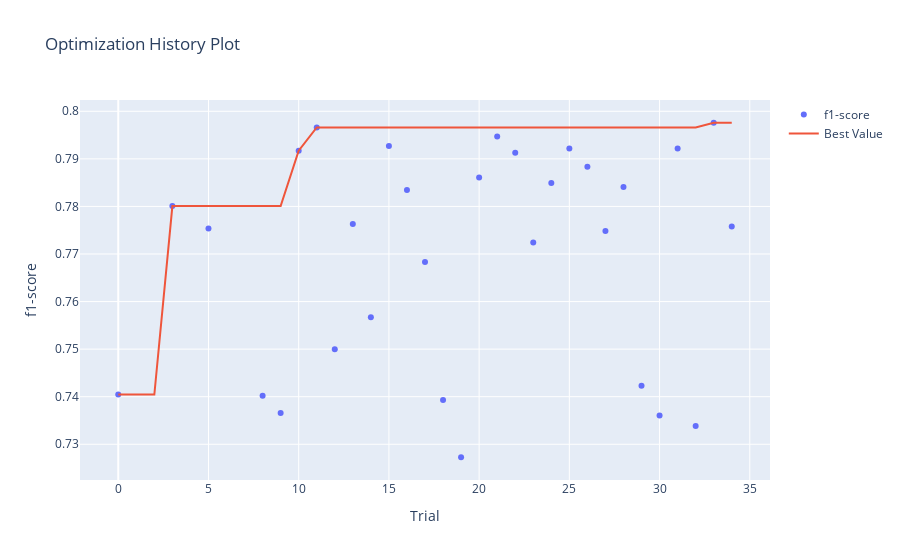

The code cell stored with this chart in its notebook:
### Code cell
optuna.visualization.plot_optimization_history(study, target_name='f1-score')

### Figure 1 — Plotly figure (JSON) as saved in the notebook; plotly's stock layout.template omitted (floating-point values rounded to 4 significant figures)
{"data": [{"mode": "markers", "name": "f1-score", "type": "scatter", "x": [0, 1, 2, 3, 4, 5, 6, 7, 8, 9, 10, 11, 12, 13, 14, 15, 16, 17, 18, 19, 20, 21, 22, 23, 24, 25, 26, 27, 28, 29, 30, 31, 32, 33, 34], "y": [0.7405, null, null, 0.7801, null, 0.7754, null, null, 0.7402, 0.7366, 0.7917, 0.7966, 0.75, 0.7763, 0.7567, 0.7927, 0.7835, 0.7683, 0.7393, 0.7273, 0.7861, 0.7947, 0.7913, 0.7724, 0.7849, 0.7922, 0.7883, 0.7748, 0.7841, 0.7423, 0.7361, 0.7922, 0.7338, 0.7976, 0.7758]}, {"mode": "lines", "name": "Best Value", "type": "scatter", "x": [0, 1, 2, 3, 4, 5, 6, 7, 8, 9, 10, 11, 12, 13, 14, 15, 16, 17, 18, 19, 20, 21, 22, 23, 24, 25, 26, 27, 28, 29, 30, 31, 32, 33, 34], "y": [0.7405, 0.7405, 0.7405, 0.7801, 0.7801, 0.7801, 0.7801, 0.7801, 0.7801, 0.7801, 0.7917, 0.7966, 0.7966, 0.7966, 0.7966, 0.7966, 0.7966, 0.7966, 0.7966, 0.7966, 0.7966, 0.7966, 0.7966, 0.7966, 0.7966, 0.7966, 0.7966, 0.7966, 0.7966, 0.7966, 0.7966, 0.7966, 0.7966, 0.7976, 0.7976]}, {"marker": {"color": "#cccccc"}, "mode": "markers", "name": "Infeasible Trial", "showlegend": false, "type": "scatter", "x": [], "y": []}], "layout": {"title": {"text": "Optimization History Plot"}, "xaxis": {"title": {"text": "Trial"}}, "yaxis": {"title": {"text": "f1-score"}}}}
